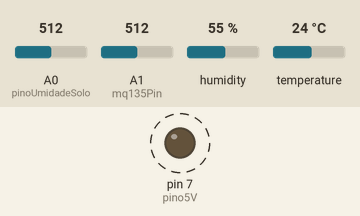
The sketch below on a simulated Arduino Uno, built with avr-gcc and run on an emulated ATmega328P. Shown: output pins drawn as LEDs (lit = HIGH). Dashed ring = blinking. The inputs (shaded band) are chosen by the test bench; at power-on: A1 (mq135Pin) = 512, A0 (pinoUmidadeSolo) = 512, humidity 55 %, temperature 24 °C. What the sketch prints to the serial monitor is not drawn.

Above: at 1.2 s.
1.3 s: A1 (mq135Pin) set to 390
7.7 s: A1 (mq135Pin) set to 190
Timing chart, 0 to 20.1 s (numbered marks = the images above; inputs shaded):
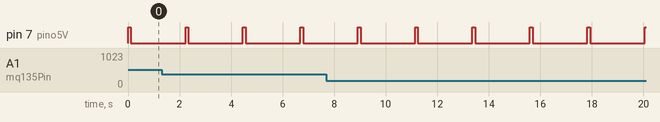

The sketch:

monitoramento_geral.ino
```cpp
#include <dht.h>

#define pinoUmidadeSolo A0  // Sensor de umidade do solo
#define pino5V 7            // Alimentação do sensor de solo
#define pinoDHT 5           // Pino de dados do DHT22
#define mq135Pin A1         // Sensor de qualidade do ar MQ135

dht DHT;
int ValAnalogIn;

void setup() {
  Serial.begin(9600);
  pinMode(pino5V, OUTPUT);
  digitalWrite(pino5V, LOW); // Sensor de solo desligado inicialmente
}

void loop() {
  Serial.println("===== Monitoramento Ambiental =====");

  // --- Leitura da umidade do solo ---
  digitalWrite(pino5V, HIGH);
  delay(10); // Aguarda estabilização

  int soma = 0;
  for (int i = 0; i < 10; i++) {
    soma += analogRead(pinoUmidadeSolo);
    delay(10);
  }
  ValAnalogIn = soma / 10;
  digitalWrite(pino5V, LOW);

  int umidadeSolo = map(ValAnalogIn, 1023, 0, 0, 100);
  Serial.print("Umidade do solo: ");
  Serial.print(umidadeSolo);
  Serial.println("%");

  // --- Leitura do DHT22 ---
  int chk = DHT.read22(pinoDHT);
  if (chk == DHTLIB_OK) {
    Serial.print("Umidade do ar: ");
    Serial.print(DHT.humidity);
    Serial.println("%");

    Serial.print("Temperatura: ");
    Serial.print(DHT.temperature);
    Serial.println(" °C");
  } else {
    Serial.print("Erro ao ler DHT22: ");
    switch (chk) {
      case DHTLIB_ERROR_CHECKSUM: Serial.println("Erro de checksum"); break;
      case DHTLIB_ERROR_TIMEOUT: Serial.println("Erro de timeout"); break;
      default: Serial.println("Erro desconhecido"); break;
    }
  }

  // --- Leitura da qualidade do ar (MQ135) ---
  int valorSensor = analogRead(mq135Pin);
  String qualidadeDoAr;

  if (valorSensor < 100) {
    qualidadeDoAr = "Excelente";
  } else if (valorSensor < 200) {
    qualidadeDoAr = "Boa";
  } else if (valorSensor < 300) {
    qualidadeDoAr = "Moderada";
  } else if (valorSensor < 400) {
    qualidadeDoAr = "Ruim";
  } else {
    qualidadeDoAr = "Muito Ruim";
  }

  Serial.print("Qualidade do ar (MQ135) - Valor bruto: ");
  Serial.print(valorSensor);
  Serial.print(" - Classificação: ");
  Serial.println(qualidadeDoAr);

  Serial.println("====================================\n");
  delay(2000); // Aguarda 2 segundos antes da próxima leitura
}
```

Measured:
- by itself, pin 7 (pino5V): alternates HIGH for 0.11 s and LOW for 2.1 s
